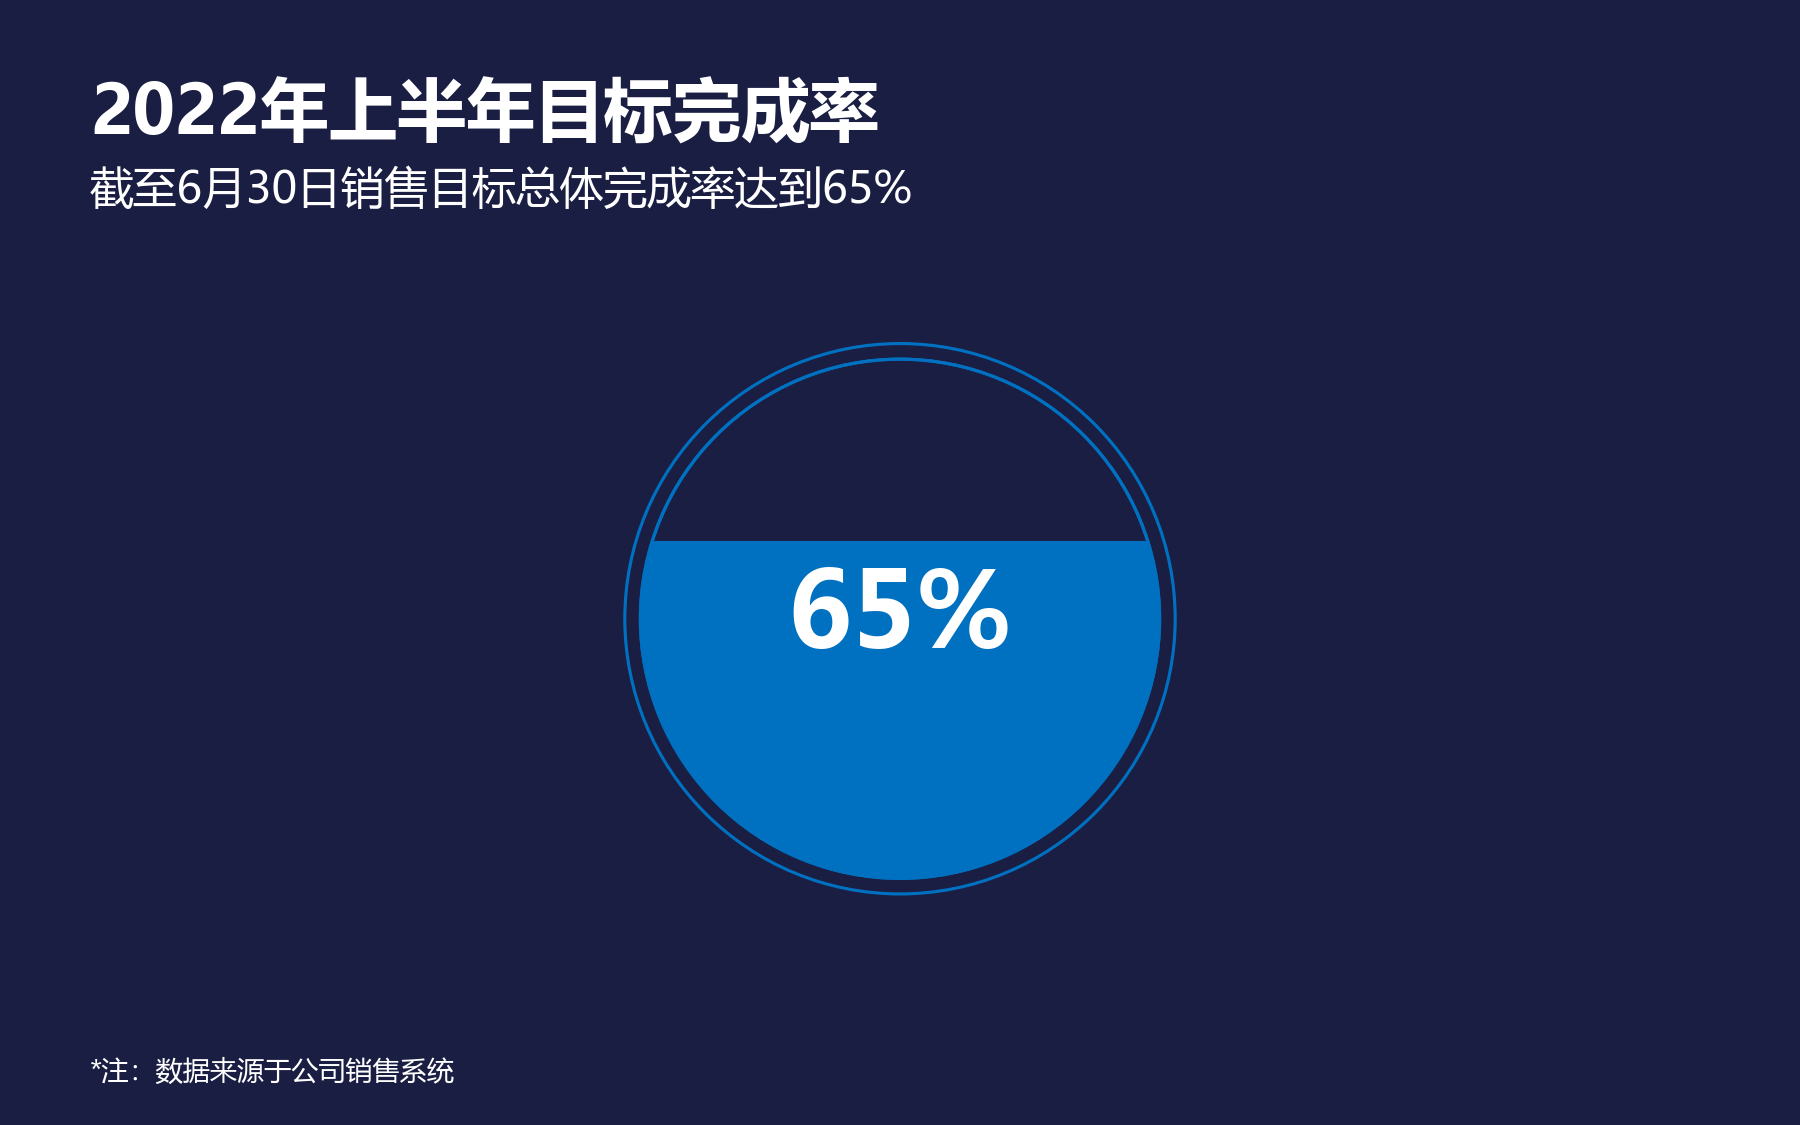

This chart was generated by the following Python code:
# -*- coding: utf-8 -*-
"""15 水球图 (依据 Excel chart14.xml + drawing29.xml 精确复刻)"""
import matplotlib
matplotlib.use('Agg')
import matplotlib.pyplot as plt
import matplotlib.patches as mpatches
import numpy as np

plt.rcParams['font.sans-serif'] = ['Microsoft YaHei', 'SimHei', 'Arial Unicode MS']
plt.rcParams['axes.unicode_minus'] = False

BG = '#1A1E43'
BLUE = '#0070C0'

fig = plt.figure(figsize=(12, 7.5), facecolor=BG)

# 水球区域 (居中)
ax = fig.add_axes([0.30, 0.15, 0.40, 0.60], facecolor=BG)
ax.set_xlim(-1.3, 1.3)
ax.set_ylim(-1.3, 1.3)
ax.set_aspect('equal')
ax.axis('off')

pct = 0.65
r = 1.0  # 圆半径

# 1. 蓝色液体填充 (底部 65%), 用 clip 限制在圆内
# 液面 y 坐标: 从 -1 到 1, 65% 高度
water_top = -r + 2 * r * pct  # -1 + 1.3 = 0.3

# 创建圆形 clip path
circle = mpatches.Circle((0, 0), r, transform=ax.transData)
ax.add_patch(mpatches.Circle((0, 0), r, facecolor='none', edgecolor=BLUE,
             linewidth=1.5, zorder=5))

# 液体填充 (直线液面)
x_fill = np.array([-r, r, r, -r])
y_fill = np.array([water_top, water_top, -r, -r])
liquid = plt.Polygon(np.column_stack([x_fill, y_fill]), facecolor=BLUE,
                     edgecolor='none', zorder=2)
ax.add_patch(liquid)

# 用圆形 clip
from matplotlib.path import Path
clip_path = Path.circle(center=(0, 0), radius=r)
clip_patch = mpatches.PathPatch(clip_path, transform=ax.transData)
liquid.set_clip_path(clip_patch)

# 2. 圆形容器边框 (再画一次确保在顶层)
ax.add_patch(mpatches.Circle((0, 0), r, facecolor='none', edgecolor=BLUE,
             linewidth=1.5, zorder=5))

# 2b. 外圈蓝色边框
ax.add_patch(mpatches.Circle((0, 0), r + 0.06, facecolor='none', edgecolor=BLUE,
             linewidth=1.5, zorder=5))

# 3. 中心 "65%"
ax.text(0, 0, '65%', ha='center', va='center', color='white',
        fontsize=50, fontweight='bold', zorder=6)

# 标题 / 副标题 / 注释
label_x = 0.05
fig.text(label_x, 0.88, '2022年上半年目标完成率', fontsize=33, fontweight='bold',
         color='white', ha='left')
fig.text(label_x, 0.82, '截至6月30日销售目标总体完成率达到65%',
         fontsize=21, color='white', ha='left')
fig.text(label_x, 0.04, '*注：数据来源于公司销售系统',
         fontsize=13, color='white', ha='left')

plt.savefig('15 水球图.png', dpi=150, facecolor=BG)
print("已生成 15 水球图.png")
